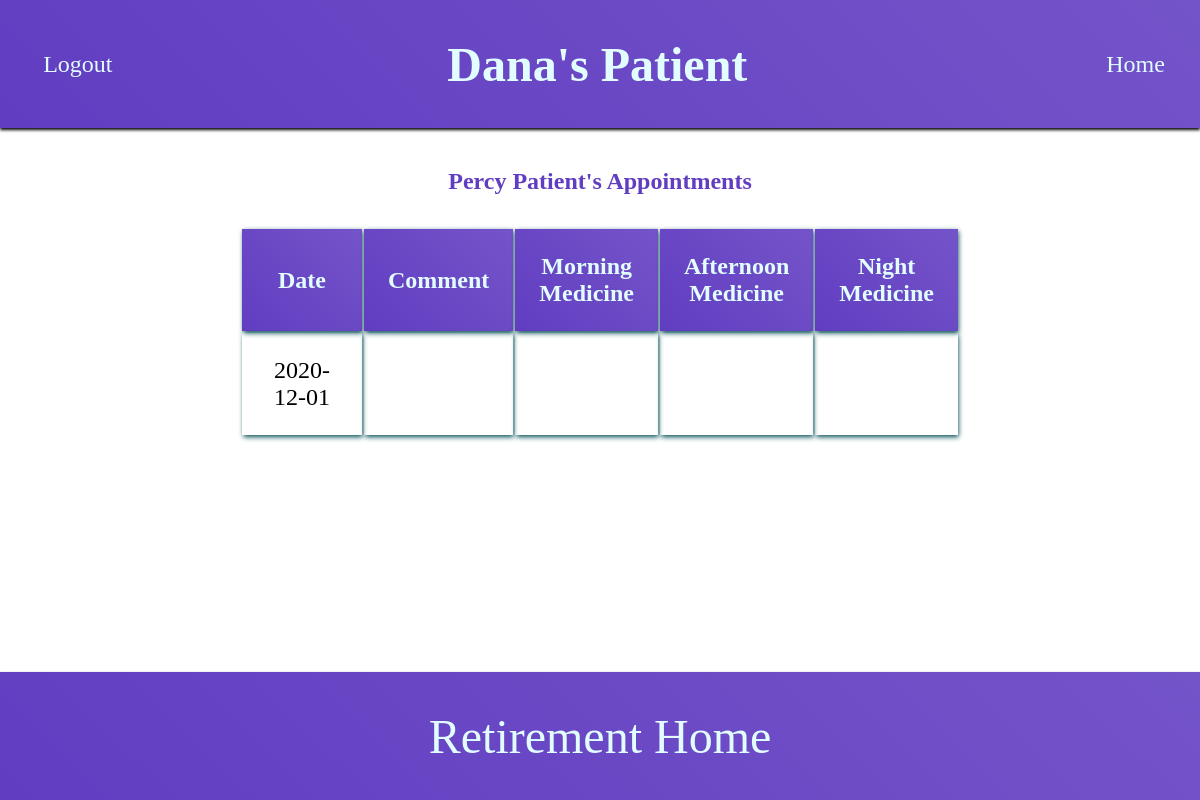
Page /employee/doctor/patient_of_doc.php (signed in) on the committed database.
### tables this page shows
CREATE TABLE appointments (
  appt_id BIGINT AUTO_INCREMENT PRIMARY KEY,
  patient_id BIGINT NOT NULL,
  doctor_id BIGINT NOT NULL,
  appt_date DATE NOT NULL,
  comment TEXT DEFAULT NULL,
  morn_med VARCHAR(100) DEFAULT NULL,
  afternoon_med VARCHAR(100) DEFAULT NULL,
  night_med VARCHAR(100) DEFAULT NULL,

  FOREIGN KEY (patient_id)
    REFERENCES users (user_id)
    ON DELETE CASCADE,

  FOREIGN KEY (doctor_id)
    REFERENCES users (user_id)
    ON DELETE CASCADE,

  UNIQUE (patient_id, appt_date)
);

CREATE TABLE users (
  user_id BIGINT AUTO_INCREMENT PRIMARY KEY,
  first_name VARCHAR(100) NOT NULL,
  last_name VARCHAR(100) NOT NULL,
  email VARCHAR(100) NOT NULL,
  password VARCHAR(100) NOT NULL,
  phone VARCHAR(12) NOT NULL,
  dob DATE,
  role INT NOT NULL,
  confirmed BOOLEAN,

  FOREIGN KEY (role)
    REFERENCES roles (role_id)
    ON DELETE CASCADE,

  UNIQUE(email)
);

### auth/php/auth.php (called while the page is built, shortened)
<?php
function auth($targets, $link) {
  if (isset($_SESSION['loggedin'])) {
    if ($stmt = $link->prepare('SELECT role FROM users WHERE user_id = ?')) {
      $stmt->bind_param('i', $_SESSION['user_id']);
      $stmt->execute();
      $stmt->store_result();
      $stmt->bind_result($role);
      if ($stmt->fetch()) {
        if(in_array($role, $targets)){
          return true;
        } else {
          redirect_by_role($role);
        }
      }
    }
  }
  return false;
}
?>

### employee/doctor/patient_of_doc.php (the view, shortened to what this page needs)
<?php
require_once '../../auth/php/config.php';
require_once '../../auth/php/auth.php';
$first_name = $_SESSION['first_name'];
$user_id = $_SESSION['user_id'];
$first_name = ucfirst($first_name);
$current_date = date("Y/m/d");
if ($stmt = $link->prepare('SELECT u.first_name, u.last_name, appt_date, comment, morn_med, afternoon_med, night_med
                            FROM appointments AS a
                            JOIN users AS u
                            ON a.patient_id = u.user_id
                            WHERE doctor_id = ?
                            AND appt_date < ?
                            ORDER BY appt_date DESC
                            LIMIT 1')) {
    $stmt->bind_param('is', $user_id, $current_date);
    $stmt->execute();
    $stmt->store_result();
    if ($stmt->num_rows > 0) {
      $stmt->bind_result($patient_fname, $patient_lname, $date, $comment, $morn_med, $afternoon_med, $night_med);
    }
  }
$patient_fname = ucfirst($patient_fname);
$patient_lname = ucfirst($patient_lname);
if (auth([3], $link)) {
    echo <<<"EOT"
        <head>
          <link rel="stylesheet" href="../../assets/styles.css">
        </head>
        <body>
          <header>
            <a href="../../auth/php/logout.php">Logout</a>
            <h1>$first_name's Patient</h1>
            <nav class="nav">
              <a href="home.php">Home</a>
            </nav>
          </header>
          <section class='doctor'>
          <h2>$patient_fname $patient_lname's Appointments</h2>
          <table class='checklist'>
            <tr class="row">
              <th>Date</th>
              <th>Comment</th>
              <th>Morning Medicine</th>
              <th>Afternoon Medicine</th>
              <th>Night Medicine</th>
            </tr>
          <tr class="row">
            <td class='check'>$date</td>
            <td class='check'>$comment</td>
            <td class='check'>$morn_med</td>
            <td class='check'>$afternoon_med</td>
            <td class='check'>$night_med</td>
          </tr>
        </table>
      </section>
    <footer>
      <p>Retirement Home</p>
    </footer>
  </body>
  EOT;
}
?>

### assets/styles.css (style rules this page uses)
* { margin: 0; padding: 0; }
body { background-color: #FFFFFF; }
h2 { color: #613DC1; margin-top: 1em; }
header, footer { background-image: linear-gradient(45deg, #613DC1, #7454C9); display: flex; justify-content: space-between; align-items: center; width: 100%; height: 8em; box-shadow: 0px 2px 3px black; }
footer { position: absolute; bottom: 0px; display: flex; justify-content: center; }
footer p { text-align: center; font-size: 3em; color: #E2FDFF; }
header a:first-of-type { margin-left: 1em; text-decoration: none; color: #E2FDFF; font-size: 1.5em; padding: .2em .8em .2em .8em; }
header h1 { color: #E2FDFF; font-size: 3em; }
.nav a { color: #E2FDFF; font-size: 1.5em; padding: .2em .8em .2em .8em; text-decoration: none; width: 3em; }
.nav { margin-right: 1em; }
.checklist { margin-top: 2em; }
.checklist tr th, .checklist tr td { box-shadow: .5px 2px 5px #004C52; font-size: 1.5em; padding: 1em; }
.checklist tr th { background-image: linear-gradient(45deg, #613DC1, #7454C9); color: #E2FDFF; }
.check { width: 3em; }
.row { text-align: center; }
.doctor { align-items: center; display: flex; flex-direction: column; margin-top: 1em; }

### rows in the picture
appointments: patient.first_name "Percy", patient.last_name "Patient", appt_date "2020-12-01"

### other values in the picture
$first_name "Dana"
